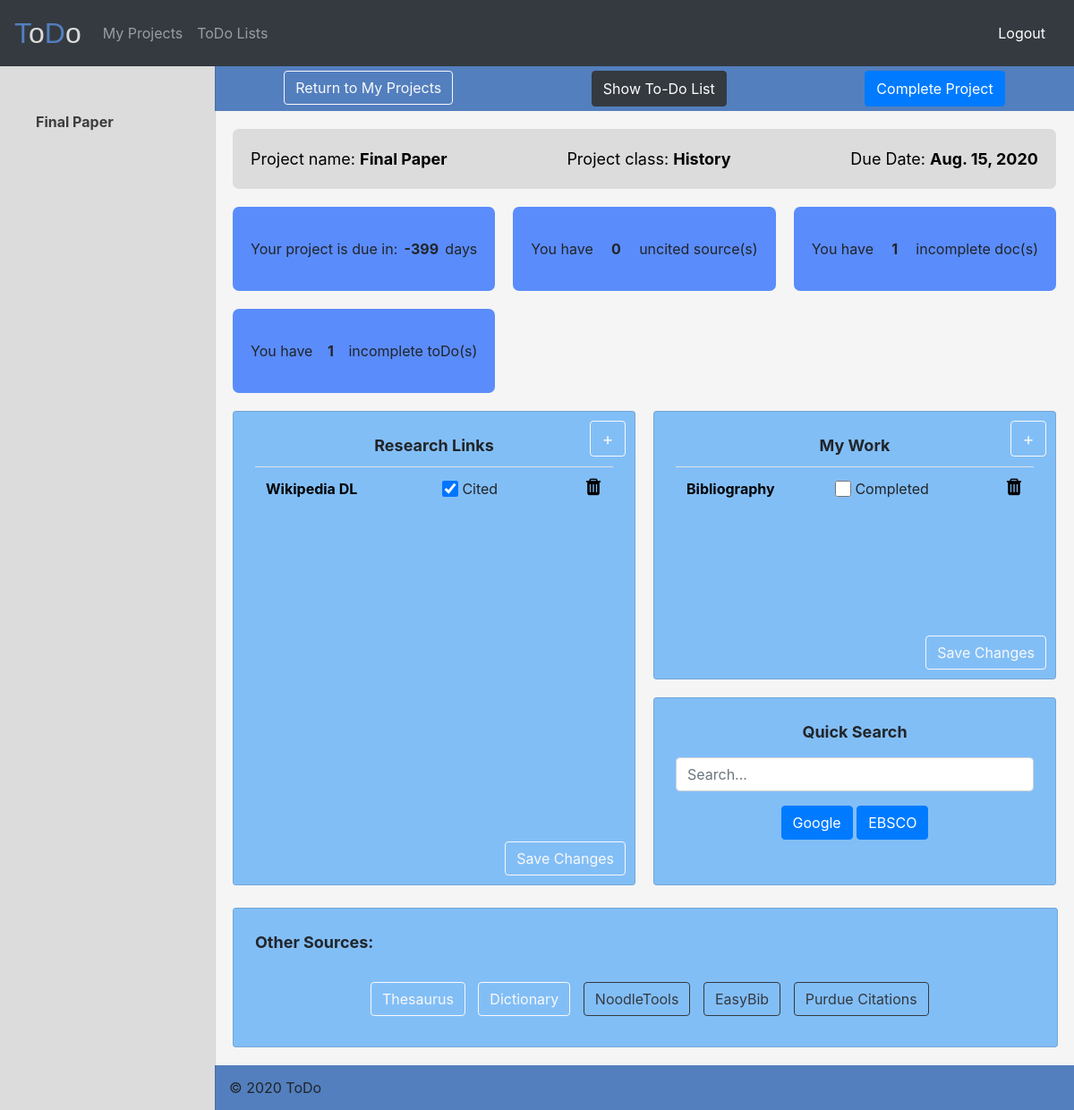
The page /details/64 (signed in) on the database its author committed.
### projects/models.py (models this page shows, shortened)
class Project(models.Model):
    project_name = models.CharField(max_length=64)
    user = models.ForeignKey(User, related_name="user_projects", on_delete=models.CASCADE)
    start_date = models.DateField()
    due_date = models.DateField()
    project_class = models.CharField(max_length=64)
    status = models.CharField(default="Incomplete", max_length=20, choices=[
        ("Incomplete", "Incomplete"),
        ("Complete", "Complete")
    ])

class Link(models.Model):
    link_tag = models.CharField(max_length=64)
    link_type = models.CharField(max_length=64, choices=[
        ("Document", "Document"),
        ("Research", "Research")
    ])
    url = models.URLField(blank=True, null=True)
    link_status = models.CharField(default="Uncited", max_length=64, choices=[
        ("Uncited", "Uncited"),
        ("Cited", "Cited")
    ])
    doc_status = models.CharField(default="Incomplete", max_length=64, choices=[
        ("Incomplete", "Incomplete"),
        ("Complete", "Complete")
    ])
    due_date = models.DateField(null=True, blank=True)
    doc_file = models.FileField(blank=True, null=True)
    user = models.ForeignKey(User, related_name="user_links", on_delete=models.CASCADE)
    project = models.ForeignKey(Project, on_delete=models.CASCADE, related_name="project_links")

### projects/views.py (the view)
# urls.py: path("details/<int:id>", views.details, name="details"),
def details(request, id):
    project = Project.objects.get(id=id)
    user_projects=Project.objects.exclude(id=id).filter(user=request.user, status="Incomplete")
    research_links = Link.objects.filter(user=request.user, project=project, link_type="Research")
    uncited = len(Link.objects.filter(user=request.user, project=project, link_type="Research", link_status="Uncited"))
    incomplete = len(Link.objects.filter(user=request.user, project=project, link_type="Document",doc_status="Incomplete"))
    doc_links = Link.objects.filter(user=request.user, project=project, link_type="Document")
    toDos = ToDo.objects.filter(user=request.user, project=project).order_by("completed")
    not_done = len(ToDo.objects.filter(user=request.user,project=project,completed=False))
    deltaDays = project.due_date - datetime.date.today()
    return render(request, "projects/details.html", {
        "project":project,
        "research_links": research_links,
        "all_projects": user_projects,
        "doc_links": doc_links,
        "toDos": toDos,
        "days_left": deltaDays.days,
        "uncited": uncited,
        "incomplete": incomplete,
        "not_done":not_done
    })

### projects/templates/projects/details.html (shortened to what this page needs)
{% extends "projects/layout.html" %}
{% block body %}
<div class="grid-container">
    <header class="header">
        <a href="{% url 'index' %}"><button id="return" style="margin:5px;" class="btn btn-outline-light">Return to My Projects</button></a>
        <button style="margin:5px;" class="btn btn-dark" id="show_todo" onclick="show_todo()">Show To-Do List</button>
        {% if project.status == "Incomplete" %}
        <button style="margin:5px;" id="complete" data-project="{{ project.id }}" onclick="complete()" class="btn btn-primary">Complete Project</button>
        {% else %}
        <button style="margin:5px;" data-project="{{ project.id }}" id="reactivate" onclick="reopen()" class="btn btn-primary">Re-open Project</button>
        {% endif %}
    </header>
    <aside class="sidenav">
        <ul class="sidenav__list">
            <li style="font-weight:bold" class="sidenav__list-item">{{ project.project_name }}</li>
          </ul>
    </aside>
    <main class="main">
        <div class="main-header">
            <div class="main-header__heading">Project name: <span style="font-weight:bold;">{{ project.project_name }}</span></div>
            <div class="main-header__heading">Project class: <span style="font-weight:bold;">{{ project.project_class }}</span></div>
            <div class="main-header__heading">Due Date: <span style="font-weight:bold;">{{ project.due_date }}</span></div>
        </div>
        {% if project.status == "Incomplete" %}
        <div class="main-overview">
            <div class="overviewcard">
              <div class="overviewcard__icon">Your project is due in:</div>
              <div style="font-weight:bold;" class="overviewcard__info">{{ days_left }}</div>
                <span style="font-weight:normal;" class="overviewcard__info">days</span>
            </div>
            <div class="overviewcard">
              <div class="overviewcard__icon">You have</div>
              <div style="font-weight:bold;" id="uncited_count" class="overviewcard__info">{{ uncited }}</div>
                <span style="font-weight:normal;" class="overviewcard__info">uncited source(s)</span>
            </div>
            <div class="overviewcard">
              <div class="overviewcard__icon">You have</div>
              <div style="font-weight:bold;" id="incomplete_count" class="overviewcard__info">{{ incomplete }}</div>
                <span style="font-weight:normal;" class="overviewcard__info">incomplete doc(s)</span>
            </div>
            <div class="overviewcard">
              <div class="overviewcard__icon">You have</div>
              <div style="font-weight:bold;" id="toDo_count" class="overviewcard__info">{{ not_done }}</div>
              <span style="font-weight:normal;" class="overviewcard__info">incomplete toDo(s)</span>
            </div>
        </div>
        {% endif %}
        <div class="main-cards">
            <div class="card">
                <button class="btn btn-outline-light add" data-toggle="modal" data-target="#add_r_link">+</button>
                <span style="text-align:center;"class="card-heading">Research Links</span>
                <table style="margin-top: 10px;" class="table">
                    <tbody id="research_links_list">
                    {% for link in research_links %}
                      <tr data-status="{{ link.link_status }}" data-link="{{ link.id }}" class="link_row">
                        <th scope="row">
                            <a style="color:black" target="_blank" href="{{ link.url }}">{{ link.link_tag }}</a>
                        </th>
                        <td id="cite">
                            {% if link.link_status == "Uncited" %}
                            <input class="check" type="checkbox" name="cited">
                            {% else %}
                            <input class="check" type="checkbox" name="cited" checked>
                            {% endif %}
                            <label for="cited"> Cited</label><br>
                        </td>
                        <td> <img data-link="{{ link.id }}" onclick="delete_link()" style="width:20px;height:20px;float:right;" src="/static/projects/trash-icon.png"> </td>
                      </tr>
                    {% endfor %}
                    </tbody>
                </table>
                <button style="position:absolute;bottom:10px;right:10px" onclick="save_research()" class="btn btn-small btn-outline-light">Save Changes</button>
            </div>
            <div class="card">
                <span style="text-align:center;"class="card-heading">My Work</span>
                    <button class="btn btn-outline-light add" data-toggle="modal" data-target="#add_d_link">+</button>
                    <table style="margin-top: 10px;" class="table">
                        <tbody id="document_link_list">
                        {% for link in doc_links %}
                          <tr class="doc_row" data-status="{{ link.doc_status }}" data-link="{{ link.id }}">
                            <th scope="row">
                                {% if link.url %}
                                <a style="color:black" target="_blank" href="{{ link.url }}">{{ link.link_tag }}</a>
                                {% else %}
                                <a style="color:black" class="doc" data-file="{{ link.doc_file }}" href="{{ link.doc_file }}">{{ link.link_tag }}</a>
                                {% endif %}
                            </th>
                            <td>
                                {% if link.doc_status == "Incomplete" %}
                                <input class="check" type="checkbox" name="completed">
                                {% else %}
                                <input class="check" type="checkbox" name="completed" checked>
                                {% endif %}
                                <label for="completed"> Completed</label><br>
                            </td>
                            <td> <img data-link="{{ link.id }}" onclick="delete_link()" style="width:20px;height:20px;float:right;" src="/static/projects/trash-icon.png"> </td>
                          </tr>
                        {% endfor %}
                        </tbody>
                    </table>
                    <button style="position:absolute;bottom:10px;right:10px" onclick="save_work()" class="btn btn-small btn-outline-light">Save Changes</button>
            </div>
            <div style="display:block;text-align:center;" class="card">
                <span style="text-align:center;"class="card-heading">Quick Search</span><br>
                <form style="margin-top:15px;" action="https://google.com/search" target="_blank">
                    <div class="form-group">
                        <input type="text" name="q" class="form-control" id="query" placeholder="Search...">
                    </div>
                    <button onclick="clear_field()" class="btn btn-primary">Google</button>
                    <button onclick="submit_ebsco()" class="btn btn-primary">EBSCO</button>
                </form>
            </div>
        </div>
        <div class="card" style="text-align:center;">
            <span style="margin-bottom:7px;text-align:left"class="card-heading">Other Sources:</span><br>
            <div style="flex-wrap:wrap;" id="link-group">
                <button type="button" style="margin-left:10px;margin-bottom:10px" class="btn btn-outline-light" onclick="window.open('https://www.thesaurus.com/')">Thesaurus</button>
                <button type="button" style="margin-left:10px;margin-bottom:10px" class="btn btn-outline-light" onclick="window.open('https://www.dictionary.com/')">Dictionary</button>
                <button type="button" style="margin-left:10px;margin-bottom:10px" class="btn btn-outline-dark" onclick="window.open('https://www.noodletools.com/')">NoodleTools</button>
                <button type="button" style="margin-left:10px;margin-bottom:10px" class="btn btn-outline-dark" onclick="window.open('https://www.easybib.com/')">EasyBib</button>
                <button type="button" style="margin-left:10px;margin-bottom:10px" class="btn btn-outline-dark" onclick="window.open('https://owl.purdue.edu/owl/research_and_citation/resources.html')">Purdue Citations</button>
            </div>
        </div>
    </main>
    <footer class="footer">
        <div class="footer__copyright">&copy; 2020 ToDo</div>
    </footer>
  </div>
{% endblock %}

### projects/static/projects/styles.css (style rules this page uses)
.grid-container { display: grid; grid-template-columns: 240px 1fr; grid-template-rows: 50px 1fr 50px; grid-template-areas: "sidenav header" "sidenav main" "sidenav footer"; height: 100vh; }
.header { grid-area: header; background-color: #648ca6; }
.sidenav { grid-area: sidenav; background-color: #394263; }
.main { grid-area: main; background-color: #8fd4d9; }
.footer { grid-area: footer; background-color: #648ca6; }

### projects/templates/projects/details.html (style rules this page uses)
.grid-container { display: grid; grid-template-columns: 1fr; grid-template-rows: 50px 1fr 50px; grid-template-areas: 'header' 'main' 'footer'; height: 100vh; }
.sidenav { grid-area: sidenav; display: flex; flex-direction: column; height: 100%; width: 240px; position: fixed; overflow-y: auto; box-shadow: 0 2px 2px 0 rgba(0, 0, 0, 0.16), 0 0 0 1px rgba(0, 0, 0, 0.08); z-index: 2; background-color: #dcdcdc; transform: translateX(-245px); transition: all .6s ease-in-out; }
.main-cards { column-count: 1; column-gap: 20px; margin: 20px; }
.header button { font-size:small; }
@media only screen and (min-width: 46.875em) { .grid-container { display: grid; grid-template-columns: 240px 1fr; grid-template-rows: 50px 1fr 50px; grid-template-areas: "sidenav header" "sidenav main" "sidenav footer"; } }
@media only screen and (min-width: 46.875em) { .sidenav { position: relative; transform: translateX(0); } }
@media only screen and (min-width: 65.625em) { .header button { font-size:medium; } }
@media only screen and (min-width: 65.625em) { .main-cards { column-count: 2; } }
.header { grid-area: header; background-color: #537fbe; }
.main { grid-area: main; background-color: #F5F5F5 ; }
.footer { grid-area: footer; background-color: #537fbe; display: flex; align-items: center; justify-content: space-between; padding: 0 16px; }
.sidenav__list { padding: 0; margin-top: 30px; margin-bottom:30px; list-style-type: none; }
.sidenav__list-item { padding: 20px 20px 20px 40px; color: #3d3d3d; }
.main-header { display: flex; justify-content: space-between; margin: 20px; padding: 20px; background-color: #dcdcdc; color: black; font-size: large; border-radius:7px; }
.main-overview { display: grid; grid-template-columns: repeat(auto-fit, minmax(265px, 1fr)); grid-auto-rows: 94px; grid-gap: 20px; margin: 20px; }
.overviewcard { display: flex; align-items: center; justify-content: space-between; padding: 20px; background-color: #5B8CFC; border-radius:7px; }
.main-cards { column-count: 2; column-gap: 20px; margin: 20px; }
.card { display: flex; flex-wrap: wrap; flex-direction: column; width: 100%; background-color: #82bef6; margin-bottom: 20px; -webkit-column-break-inside: avoid; padding: 24px; box-sizing: border-box; }
.card:first-child { min-height: 530px; }
.card:nth-child(2) { min-height: 300px; }
.card:nth-child(3) { height: 210px; }
.card:nth-child(4) { margin-left:20px; margin-right:30px; margin-top:-15px; width:96% }
.header { display:flex; justify-content: space-around; }
.card-heading { font-weight:bold; font-size:large; }
.check { height:18px; width:18px; position:relative; top:3px; }
.add { height:40px; width:40px; position:absolute; right: 10px; top: 10px; font-size:larger; padding:4px; }

### rows shown on the page
Project: project_name "Final Paper", project_class "History", due_date "Aug. 15, 2020"
Link: link_tag "Wikipedia DL"
Link: link_tag "Bibliography"

### other values the page prints
{{ uncited }} "0"
{{ incomplete }} "1"
{{ not_done }} "1"
